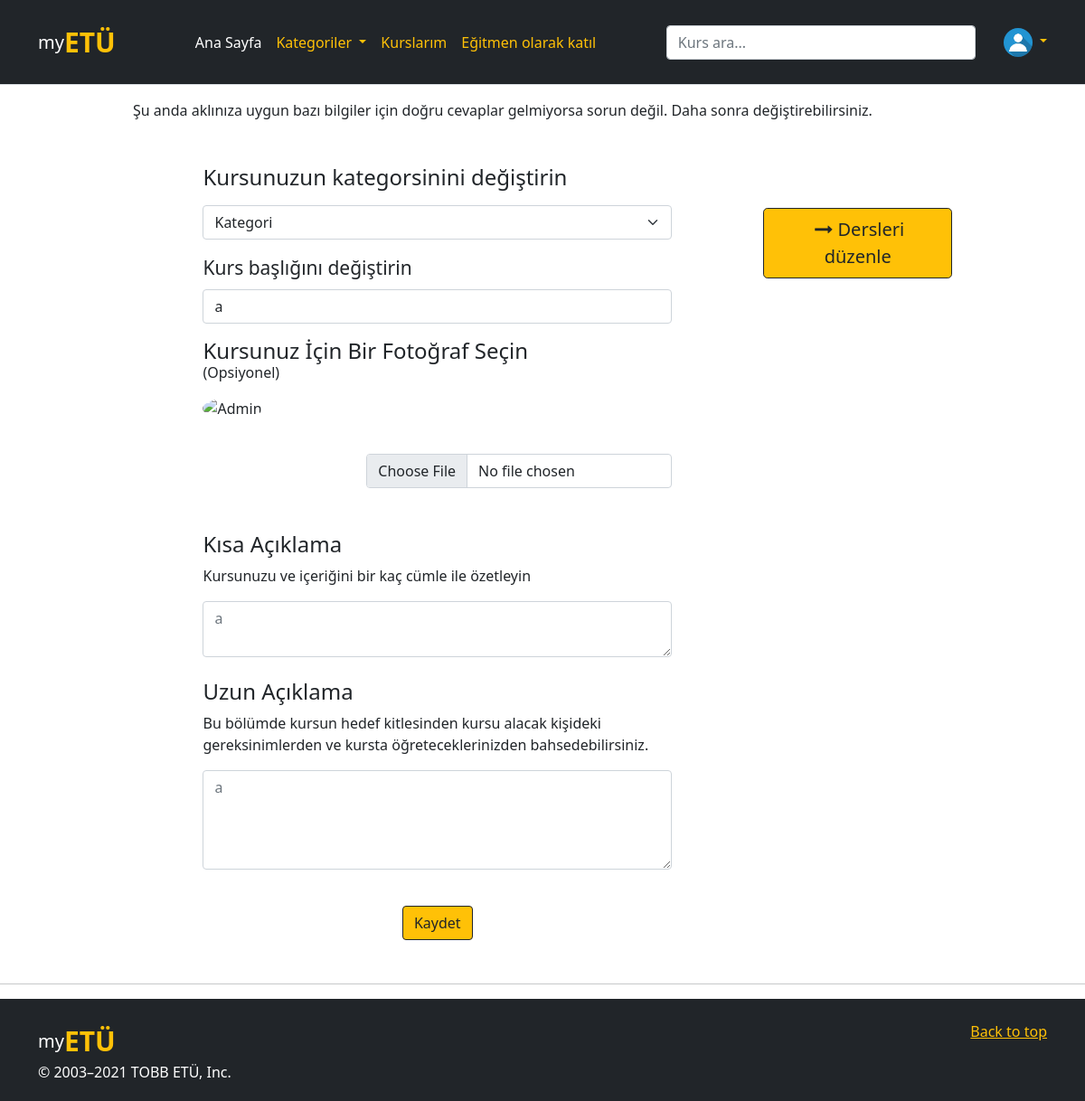
/kurs_ayarlari/1 (signed in), run on the app's committed database.
### website/models.py (models this page shows, shortened)
class User(db.Model, UserMixin):
    id = db.Column(db.Integer, primary_key=True, nullable=False)
    email = db.Column(db.String(150), unique=True, nullable=False)
    password = db.Column(db.String(150), nullable=False)
    first_name = db.Column(db.String(50), nullable=False)
    last_name = db.Column(db.String(50), nullable=False)
    date = db.Column(db.DateTime(timezone=True), default=func.now())
    role = db.Column(db.Integer, default = 0)
    unvan = db.Column(db.String(40))
    adres = db.Column(db.String(50))
    telefon = db.Column(db.String(12))
    github = db.Column(db.String(40))
    twitter = db.Column(db.String(40))
    instagram = db.Column(db.String(40))
    linkedin = db.Column(db.String(40))
    subscriptions = db.relationship('Kurs', secondary = 'subs', backref = db.backref('subscribers', lazy = 'dynamic'))
    kurs_yorumlar = db.relationship('KursYorum')
    ders_yorumlar = db.relationship('DersYorum')
    image_file = db.Column(db.String(20), nullable=False, default='default.jpg')

class Kurs(db.Model):
    id = db.Column(db.Integer, primary_key=True)
    isim = db.Column(db.String(200))
    kategori = db.Column(db.String(200))
    date = db.Column(db.DateTime(timezone=True), default=func.now())
    kisa_aciklama = db.Column(db.String(100), nullable = True)
    uzun_aciklama = db.Column(db.String(2000), nullable = True)
    dersler = db.relationship('Ders')
    yorumlar = db.relationship('KursYorum')
    egitmen_id = db.Column(db.Integer, db.ForeignKey('egitmen.id'))

### website/views.py (the view)
@views.route('/kurs_ayarlari/<int:id>')
@login_required
def kurs_ayarla(id):
    kurs = Kurs.query.filter_by(id = id).first()
    return render_template("kurs_ayarlari.html", kurs = kurs)

### website/__init__.py (called while the page is built)
@login_manager.user_loader
def load_user(id):
    return User.query.get(int(id))

### website/templates/kurs_ayarlari.html (shortened to what this page needs)
{% extends "temel.html" %} {% block title %}Hesap{% endblock %} {% block content
    %}
    <div class="container">
        <div class="row">
            <div class="col-sm-1"></div>
            <div class="col-sm-10">
                <p style="font-size: 16px;"> Şu anda aklınıza uygun bazı bilgiler için doğru cevaplar gelmiyorsa sorun
                    değil. Daha sonra değiştirebilirsiniz.</p>
                <form class="mt-5" method="POST" enctype="multipart/form-data">
                    <div class="row mt-4">
                        <div class="col-sm-1"> </div>
                        <div class="col-sm-7">
                            <h4>Kursunuzun kategorsinini değiştirin</h4>
                            <select class="form-select mt-3 " aria-label="Default select example" name="kategori">
                                <option selected>Kategori</option>
                            </select>
                            <div class="form-group mt-3">
                                <label for="kurs_baslik" class="form-label" style="font-size: 21px;">Kurs başlığını değiştirin</label>
                                <input type="text" class="form-control" id="kurs_baslik" name="kurs_baslik"
                                    value="{{kurs.isim}}" />
                            </div>
                            <h4 style="display:inline">Kursunuz İçin Bir Fotoğraf Seçin<h6>(Opsiyonel)</h6>
                            </h4>
                            <div class="row">
                                <div class="col-sm-4 mt-2 ">
                                    <img src="https://lms.goamazing.org/asset-v1:Lapis+02+02+type@asset+block@default-course-img.jpg"
                                        alt="Admin" class="" width="150" height="150">
                                </div>
                                <div class="col-sm-8 mt-5">
                                    <br>
                                    <input class="form-control" name="image" id="image" type="file" accept=".png,.jpg" />
                                </div>
                            </div>
                            <div class="form-group mt-5">
                                <h4>Kısa Açıklama</h4>
                                <p>Kursunuzu ve içeriğini bir kaç cümle ile özetleyin</p>
                                <textarea type="text" class="form-control" id="kısa_açıklama" name="kısa_açıklama"
                                    placeholder="{{kurs.kisa_aciklama}}" rows="2"></textarea>
                            </div>
                            <div class="form-group mt-4">
                                <h4>Uzun Açıklama</h4>
                                <p>Bu bölümde kursun hedef kitlesinden kursu alacak kişideki gereksinimlerden ve kursta öğreteceklerinizden bahsedebilirsiniz.</p>
                                <textarea type="text" class="form-control" id="uzun_açıklama" name="uzun_açıklama"
                                placeholder="{{kurs.uzun_aciklama}}" rows="4"></textarea>
                            </div>
                            <br />
                            <div class="text-center">
                                <button type="submit" class="btn btn-outline-dark btn-warning">Kaydet</button>
                            </div>
                        </div>
                        <div class="col-sm-1"> </div>
                        <div class="col-sm-3">
                            <br><br>
                            <a href="/ders_duzenle/{{kurs.id}}" class="btn btn-lg btn-outline-dark btn-warning"><i class="fa submit fa-long-arrow-right ml-1"></i> Dersleri düzenle</a>
                            <br><br>
                                <br><br>
                                <br><br><br><br><br><br><br><br><br>
                        </div>
                    </div>
                </form>
            </div>
            <div class="col-sm-1"></div>
        </div>
    </div>
    {% endblock %}

### website/templates/temel.html (shortened to what this page needs)
<!DOCTYPE html>
<html>
<head>
    <link rel="stylesheet" href="https://stackpath.bootstrapcdn.com/bootstrap/4.4.1/css/bootstrap.min.css"
 />
    <link rel="stylesheet" href="https://stackpath.bootstrapcdn.com/font-awesome/4.7.0/css/font-awesome.min.css"
 />
    <link href="https://cdn.jsdelivr.net/npm/bootstrap@5.0.2/dist/css/bootstrap.min.css" rel="stylesheet"
>
</head>
<body>
    <header class="p-4 mb-3 border-bottom bg-dark text-white">
        <div class="container">
            <div class="d-flex flex-wrap align-items-center justify-content-center justify-content-lg-start">
                <a href="/" style="font-size: 20px;"
                    class="d-flex align-items-center mb-2 mb-lg-0 text-white text-decoration-none">my<span
                        style="font-weight: bold; font-size: 30px;" class="text-warning">ETÜ</span></a>
                <ul class=" text-warning nav col-12 col-lg-auto me-lg-auto mb-2 justify-content-center mb-md-0">
                    <li><a href="/" class="nav-link px-2 text-white">Ana Sayfa</a></li>
                    <li class="dropdown"><a class="dropdown-toggle nav-link px-2 text-warning" data-toggle="dropdown" href="#">Kategoriler </a>
                    </li>
                    <li><a href="/kurslarım" class="nav-link px-2 text-warning">Kurslarım</a></li>
                    {% if current_user.role == 0 %}
                    <li><a href="/egitmen_ol" class="nav-link px-2 text-warning">Eğitmen olarak katıl</a></li>
                    {% else %}
                    <li><a href="/egitmenkurslari" class="nav-link px-2 text-warning">Yayınlanan Kurslar</a></li>
                    {% endif %}
                </ul>
                <form class="col-12 col-lg-4 mb-3 mb-lg-0 me-lg-3" method="POST">
                    <input type="search" class="form-control form-control-dark" placeholder="Kurs ara..."
                        aria-label="Search" name=arama id=arama>
                </form>
                <div class="dropdown text-right">
                    <a href="#" class="d-block link-warning text-decoration-none dropdown-toggle " id="dropdownUser1"
                        data-bs-toggle="dropdown" aria-expanded="false">
                        <img src="../static/profile_pics/{{current_user.image_file}}" alt="mdo" width="32" height="32"
                            class="rounded-circle">
                    </a>
                </div>
            </div>
        </div>
    </header>
    <div class="container">{% block content %} {% endblock %}</div>
    <hr class="featurette-divider bg-dark mt-5">
    <div class="bg-dark pt-4 pb-1  ">
        <footer class="container bg-dark ">
            <p class="float-end"><a class="text-warning" href="#">Back to top</a></p>
            <a href="/" style="font-size: 20px;"
                class="d-flex align-items-center mb-2 mb-lg-0 text-white text-decoration-none">my<span
                    style="font-weight: bold; font-size: 30px;" class="text-warning">ETÜ</span></a>
            <p class="text-white">&copy; 2003–2021 TOBB ETÜ, Inc.</p>
        </footer>
    </div>
</body>

### website/templates/kurs_ayarlari.html (style rules this page uses)
img { border-radius: 50%; }

### data on the page
User: image_file (placeholder picture)
Kurs: kurs_baslik "a", kısa_açıklama "a", uzun_açıklama "a"
